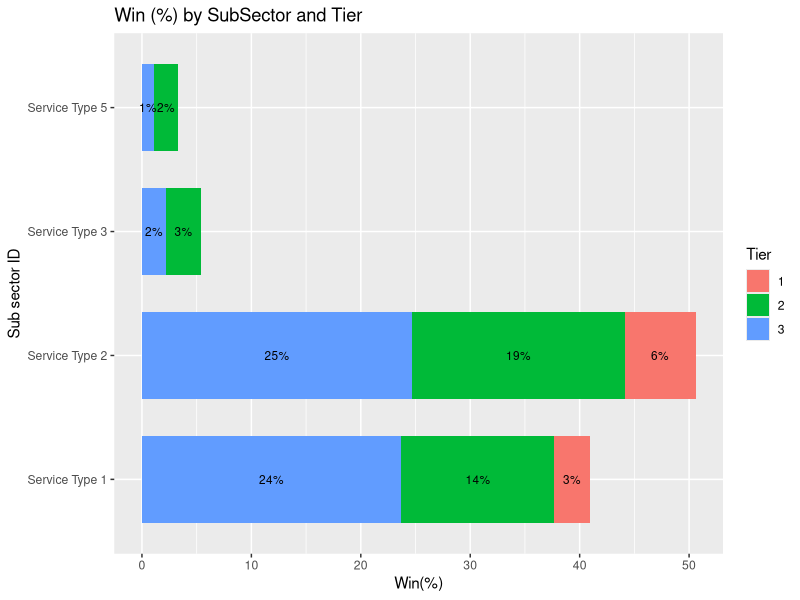
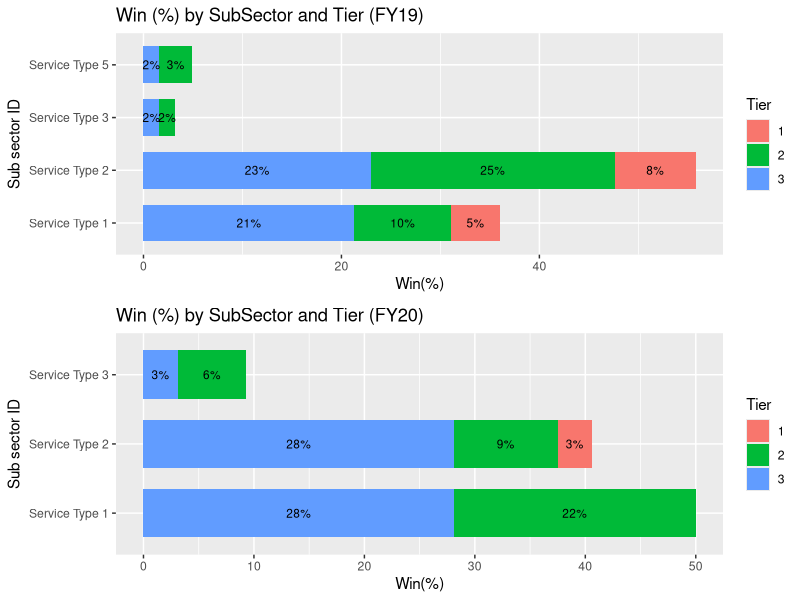
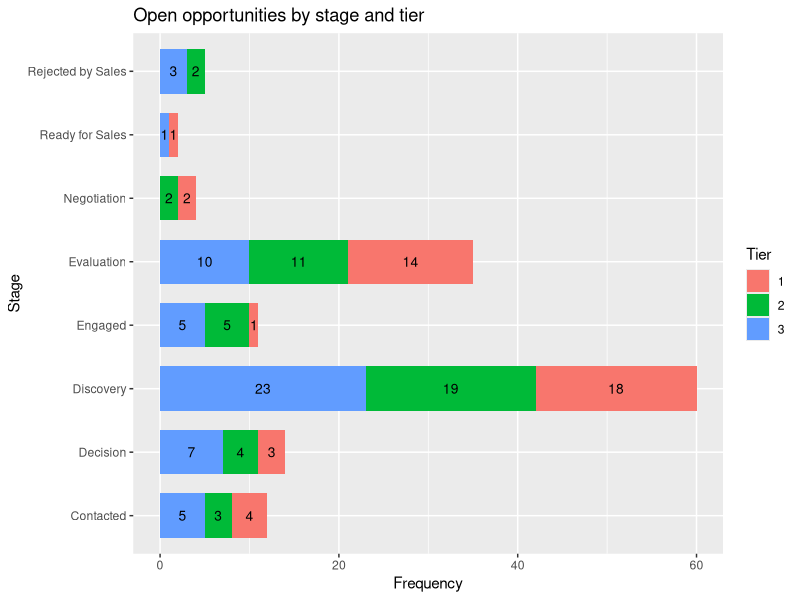
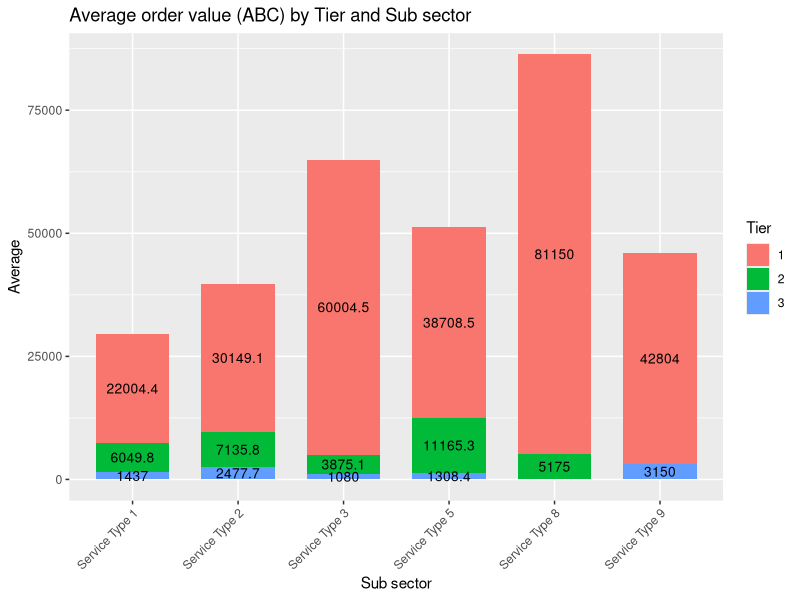
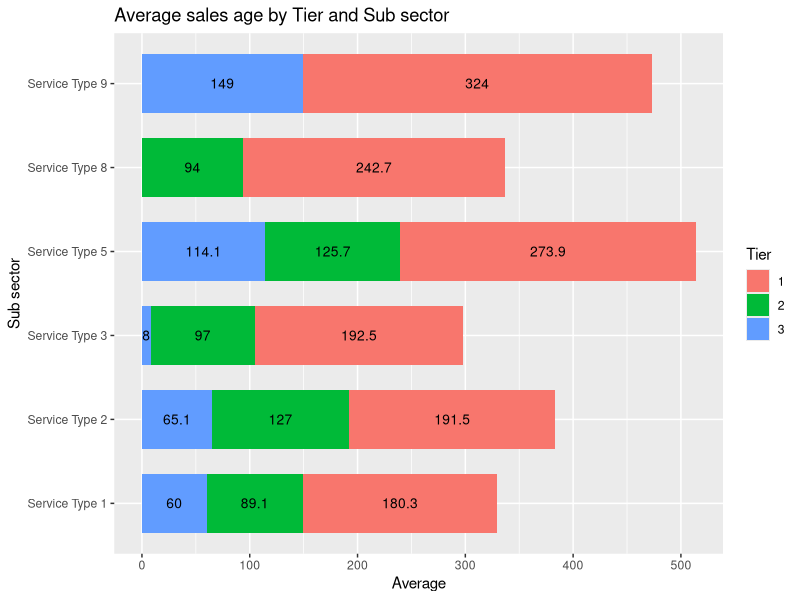
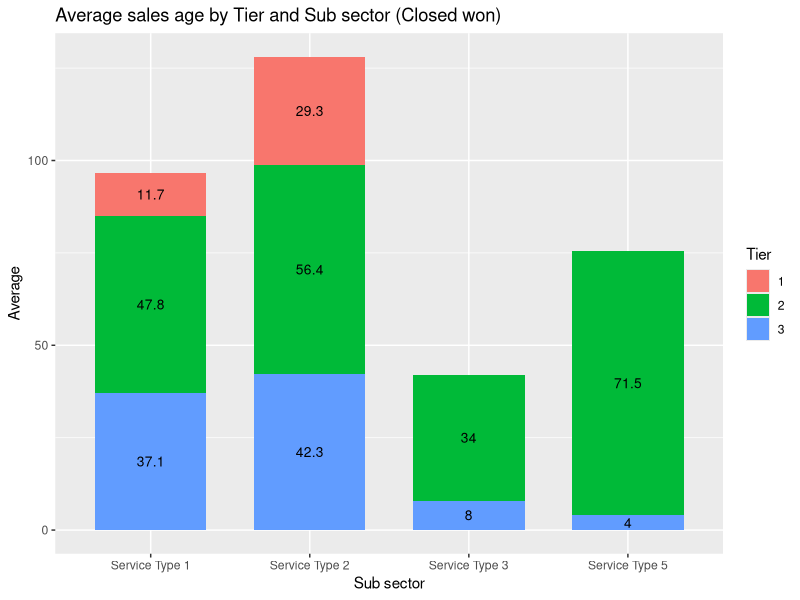
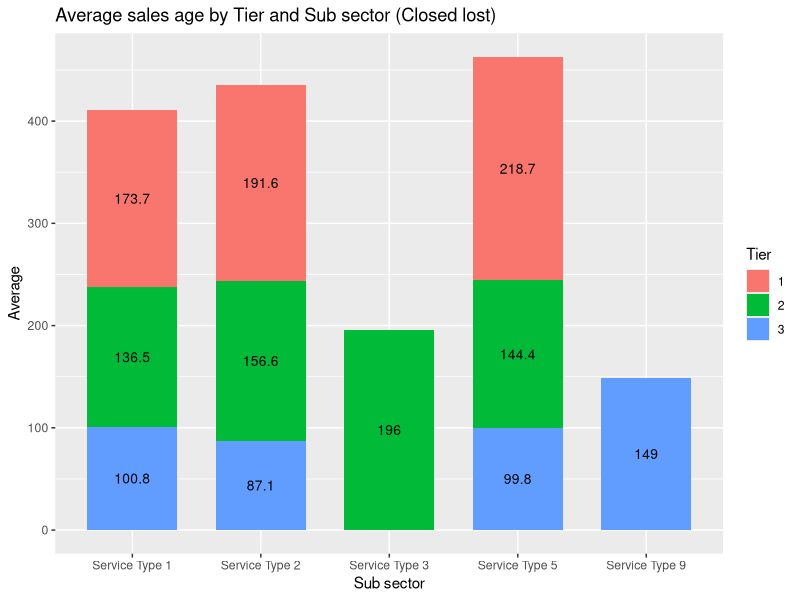
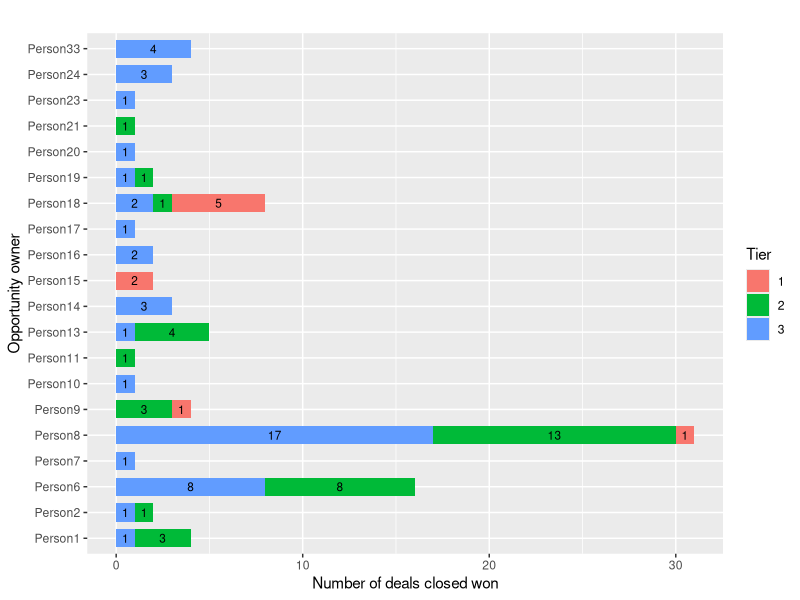

R code for these plots, in order:
## ---- chunk 1
knitr::opts_chunk$set(echo = FALSE)
knitr::opts_chunk$set(message = FALSE)
knitr::opts_chunk$set(warning = FALSE)

## ---- chunk 2

#### Reading the data:

library(readr)
library(plyr)
library(ggplot2)
library(ggpubr)

dat <- read_csv("Data.csv")



################################################
################## Q1: #########################
################################################
dat0 <- dat[dat$Stage == 'Closed Won',]


q1 <- with(dat0, ftable(dat0$`Sub Sector ID`,dat0$`Account Tier`))
q1 <- as.data.frame(q1)
colnames(q1) <- c("SubSector","Tier","Freq")
q1$win_percentage <- round((q1$Freq/sum(q1$Freq)*100),1)
q1$label = paste0(sprintf("%.0f", q1$win_percentage), "%")

q1[q1 == 0] <- NA


plot0 <- ggplot(q1, aes(x = factor(SubSector), y = win_percentage, fill = Tier)) +
          geom_bar(position = position_stack(), stat = "identity", width = .7) +
          geom_text(aes(label = label), position = position_stack(vjust = 0.5), size = 3)+
          coord_flip()


plot0 <- plot0 + labs(title = "Win (%) by SubSector and Tier",
                         y="Win(%)", x = "Sub sector ID")





## Subsetting:
dat1 <- dat[dat$Stage == 'Closed Won' & dat$FY == "FY19",]


q1 <- with(dat1, ftable(dat1$`Sub Sector ID`,dat1$`Account Tier`))
q1 <- as.data.frame(q1)
colnames(q1) <- c("SubSector","Tier","Freq")
q1$win_percentage <- round((q1$Freq/sum(q1$Freq)*100),1)
q1$label = paste0(sprintf("%.0f", q1$win_percentage), "%")

q1[q1 == 0] <- NA


plot1 <- ggplot(q1, aes(x = factor(SubSector), y = win_percentage, fill = Tier)) +
          geom_bar(position = position_stack(), stat = "identity", width = .7) +
          geom_text(aes(label = label), position = position_stack(vjust = 0.5), size = 3)+
          coord_flip()


plot1 <- plot1 + labs(title = "Win (%) by SubSector and Tier (FY19)",
                         y="Win(%)", x = "Sub sector ID")

##########################################################################
dat1 <- dat[dat$Stage == 'Closed Won' & dat$FY == "FY20",]


q1 <- with(dat1, ftable(dat1$`Sub Sector ID`,dat1$`Account Tier`))
q1 <- as.data.frame(q1)
colnames(q1) <- c("SubSector","Tier","Freq")
q1$win_percentage <- round((q1$Freq/sum(q1$Freq)*100),1)
q1$label = paste0(sprintf("%.0f", q1$win_percentage), "%")

q1[q1 == 0] <- NA


plot2 <- ggplot(q1, aes(x = factor(SubSector), y = win_percentage, fill = Tier)) +
  geom_bar(position = position_stack(), stat = "identity", width = .7) +
  geom_text(aes(label = label), position = position_stack(vjust = 0.5), size = 3)+
  coord_flip()


plot2 <- plot2 + labs(title = "Win (%) by SubSector and Tier (FY20)",
             y="Win(%)", x = "Sub sector ID")


plot0

library("ggpubr")
figure <- ggarrange(plot1,plot2,ncol = 1, nrow = 2)
figure

## ---- chunk 3
#How many opportunities are open (i.e. not closed lost or closed won) by stage and tier..
#e.g. we have x number of opportunities open at stage y for Tier 1



dat2 <- droplevels(dat[!dat$Stage == "Closed Lost",])
dat2 <- droplevels(dat2[!dat2$Stage == "Closed Won",])




q2 <- with(dat2, ftable(dat2$Stage,dat2$`Account Tier`))
q2 <- as.data.frame(q2)
colnames(q2) <- c("Stage","Tier","Freq")
q2[q2 == 0] <- NA
#q1$win_percentage <- round((q1$Freq/sum(q1$Freq)*100),1)
#q2$label = paste0(sprintf("%.0f", q1$win_percentage), "%")

plot3 <- ggplot(q2, aes(x = factor(Stage), y = Freq, fill = Tier)) +
  geom_bar(position = position_stack(), stat = "identity", width = .7) +
  geom_text(aes(label = Freq), position = position_stack(vjust = 0.5), size = 3.5)+
  coord_flip()

plot3 <- plot3 + labs(title = "Open opportunities by stage and tier",
                      y="Frequency", x = "Stage")
plot3

## ---- chunk 4
################################################
################## Q3: #########################
################################################

# What is the average order value (ABC) by Tier and Sub sector

q3 <- aggregate(dat$`ABC Amount`,by=list(dat$`Account Tier`,dat$`Sub Sector ID`),FUN=mean,na.rm=TRUE)
colnames(q3) <- c("Tier","SubSector","AverageOrder")
q3$Tier <- as.factor(q3$Tier)
plot4 <- ggplot(q3, aes(x = factor(SubSector), y = AverageOrder, fill = Tier)) +
  geom_bar(position = position_stack(), stat = "identity", width = .7) +
  geom_text(aes(label = round(AverageOrder,1)), position = position_stack(vjust = 0.5), size = 3.5)+theme(axis.text.x = element_text(angle = 45, hjust = 1))

plot4 <- plot4 + labs(title = "Average order value (ABC) by Tier and Sub sector",
                      y="Average", x = "Sub sector")
plot4


## ---- chunk 5
################################################
################## Q4: #########################
################################################


#What is average sales age by tier and sub sector

q3 <- aggregate(dat$`Sales Age`,by=list(dat$`Account Tier`,dat$`Sub Sector ID`),FUN=mean, na.rm=TRUE)
colnames(q3) <- c("Tier","SubSector","SalesAge")
q3$Tier <- as.factor(q3$Tier)
plot5 <- ggplot(q3, aes(x = factor(SubSector), y = SalesAge, fill = Tier)) +
  geom_bar(position = position_stack(), stat = "identity", width = .7) +
  geom_text(aes(label = round(SalesAge,1)), position = position_stack(vjust = 0.5), size = 3.5)+
  coord_flip()

plot5 <- plot5 + labs(title = "Average sales age by Tier and Sub sector",
                      y="Average", x = "Sub sector")
plot5


## ---- chunk 6

################################################
################## Q5: #########################
################################################

# For deals that have closed won what is the average sales age by tier and subsector

dat5 <- dat[dat$Stage == "Closed Won",]
q3 <- aggregate(dat5$`Sales Age`,by=list(dat5$`Account Tier`,dat5$`Sub Sector ID`),FUN=mean, na.rm=TRUE)
colnames(q3) <- c("Tier","SubSector","SalesAge")
q3$Tier <- as.factor(q3$Tier)
plot5 <- ggplot(q3, aes(x = factor(SubSector), y = SalesAge, fill = Tier)) +
  geom_bar(position = position_stack(), stat = "identity", width = .7) +
  geom_text(aes(label = round(SalesAge,1)), position = position_stack(vjust = 0.5), size = 3.5)

plot5 <- plot5 + labs(title = "Average sales age by Tier and Sub sector (Closed won)",
                      y="Average", x = "Sub sector")
plot5

# For deals that have closed lost what is the average sales age by tier and subsector
dat6 <- dat[dat$Stage == "Closed Lost",]
q3 <- aggregate(dat6$`Sales Age`,by=list(dat6$`Account Tier`,dat6$`Sub Sector ID`),FUN=mean, na.rm=TRUE)
colnames(q3) <- c("Tier","SubSector","SalesAge")
q3$Tier <- as.factor(q3$Tier)
plot5 <- ggplot(q3, aes(x = factor(SubSector), y = SalesAge, fill = Tier)) +
  geom_bar(position = position_stack(), stat = "identity", width = .7) +
  geom_text(aes(label = round(SalesAge,1)), position = position_stack(vjust = 0.5), size = 3.5)

plot5 <- plot5 + labs(title = "Average sales age by Tier and Sub sector (Closed lost)",
                      y="Average", x = "Sub sector")
plot5
## ---- chunk 7

################################################
################## Q6: #########################
################################################

##################### Number of deals closed by tier by opportunity owner #########################

## Subsetting:
dat6 <- dat[dat$Stage == 'Closed Won',]


q1 <- with(dat6, ftable(dat6$`Opportunity Owner ID`,dat6$`Account Tier`))
q1 <- as.data.frame(q1)
colnames(q1) <- c("OpportunityOwner","Tier","Freq")
q1[q1 == 0] <- NA

q1$OpportunityOwner <- factor (q1$OpportunityOwner,
                        levels = c("Person1","Person2","Person6","Person7","Person8","Person9","Person10","Person11","Person13","Person14","Person15","Person16","Person17",
                                   "Person18","Person19","Person20", "Person21", "Person23", "Person24", "Person33"),ordered = TRUE)


plot6a <- ggplot(q1, aes(x = factor(OpportunityOwner), y = Freq, fill = Tier)) +
  geom_bar(position = position_stack(), stat = "identity", width = .7) +
  geom_text(aes(label = Freq), position = position_stack(vjust = 0.5), size = 3)+
  coord_flip()

plot6a <- plot6a + labs(title = "",
                      y="Number of deals closed won", x = "Opportunity owner")
plot6a



#########

dat6 <- dat[dat$Stage == "Closed Lost",]


q1 <- with(dat6, ftable(dat6$`Opportunity Owner ID`,dat6$`Account Tier`))
q1 <- as.data.frame(q1)
colnames(q1) <- c("OpportunityOwner","Tier","Freq")
q1[q1 == 0] <- NA

#nlevels(q1$OpportunityOwner)
q1$OpportunityOwner <- factor (q1$OpportunityOwner, levels = c("Person1","Person2","Person3","Person5","Person6","Person7","Person8","Person9","Person12","Person13","Person14",
                                          "Person16","Person17","Person19","Person21","Person22","Person23","Person24","Person30",
                                          "Person31","Person32","Person33","Person34","Person35","Person36"),ordered = TRUE)


plot6b <- ggplot(q1, aes(x = factor(OpportunityOwner), y = Freq, fill = Tier)) +
  geom_bar(position = position_stack(), stat = "identity", width = .7) +
  geom_text(aes(label = Freq), position = position_stack(vjust = 0.5), size = 3)+
  coord_flip()

plot6b <- plot6b + labs(title = "",
                        y="Number of deals closed lost", x = "Opportunity owner")
plot6b


# library("ggpubr")
# figure6 <- ggarrange(plot6a,plot6b,ncol = 1, nrow = 2)
# figure6 + labs(title = "Number of deals closed by tier by opportunity owner")


############### Total value (ABC) of deals closed by opportunity owner##################

dat6 <- dat[(dat$Stage %in% c("Closed Lost","Closed Won")),]
q6 <- aggregate(dat6$`ABC Amount`,by=list(dat6$Stage,dat6$`Opportunity Owner ID`),FUN=sum, na.rm=TRUE)

colnames(q6) <- c("Stage (closed)","Opportunity Owner","Total Value(ABC)")
# library(xtable)
# xtable(q6)
# q6$`Opportunity Owner` <- factor (q6$`Opportunity Owner`,levels =c("Person1","Person2","Person3","Person5","Person6","Person7","Person8","Person9","Person10","Person11","Person12","Person13","Person14","Person15",                    "Person16","Person17","Person19","Person20","Person21","Person22","Person23","Person24","Person30",                                       "Person31","Person32","Person33","Person34","Person35","Person36"),ordered = TRUE)

## ---- chunk 8
ndat <- dat
colnames(ndat)[4]<-"Amount"
colnames(ndat)[7]<-"Age"

ggscatter(ndat, x = "Age" , y = "Amount", 
          add = "reg.line", conf.int = TRUE, 
          cor.coef = TRUE, cor.method = "pearson",
          xlab = "Sales age", ylab = "Order value (ABC)")

## ---- chunk 9
# Deals won by campaign:
clw <- dat[dat$Stage == "Closed Won",]
wbc <- table(clw$`Campaign source`)

wbc <- as.data.frame(wbc)
colnames(wbc) <- c("Campaign source","Number of won deals")
library(xtable)
#xtable(wbc)


# Deals lost by campaign:
cll <- dat[dat$Stage == "Closed Lost",]
lbc <- table(cll$`Campaign source`)

lbc <- as.data.frame(lbc)
colnames(lbc) <- c("Campaign source","Number of lost deals")
library(xtable)
#xtable(lbc)

# Average sales age by campaign:

q9 <- aggregate(dat$`Sales Age`,by=list(dat$`Campaign source`),FUN=mean, na.rm=TRUE)

colnames(q9) <- c("Campaign source","Average sales age")
library(xtable)
#xtable(q9)



# Number of deals by sub sector and campaign?

q10 <- with(dat, ftable(dat$`Campaign source`,dat$`Sub Sector ID`))
q10 <- as.data.frame(q10)
colnames(q10) <- c("Campaign source","Sub Sector","Freq")
#q1$win_percentage <- round((q1$Freq/sum(q1$Freq)*100),1)
#q1$label = paste0(sprintf("%.0f", q1$win_percentage), "%")

q10[q10 == 0] <- NA

plot10 <- ggplot(q10, aes(x = factor(q10$`Campaign source`), y = Freq, fill = `Sub Sector`)) +
          geom_bar(position = position_stack(), stat = "identity", width = .7) +
          geom_text(aes(label = Freq), position = position_stack(vjust = 0.5), size = 3)+
          coord_flip()


plot10 <- plot10 + labs(title = "Number of deals by sub sector and campaign",
                         y="Number of deals", x = "Campaign source")

plot10

# which campaigns are we having the most success and is there a correlation to campaign?


total_deal <- table(dat$`Campaign source`)
q11 <- as.data.frame(total_deal)
colnames(q11) <- c("Campaign source","Total deal")

total_won_deal <- table(dat[dat$Stage == "Closed Won",]$`Campaign source`)
q12 <- as.data.frame(total_won_deal)
colnames(q12) <- c("Campaign source","Won deal")

m9 <- merge(q11,q12)
m9$winning_percentage <- (m9$`Won deal`/m9$`Total deal`)*100

m9$label = paste0(sprintf("%.0f", m9$winning_percentage), "%")

m9[m9 == 0] <- NA

plot11 <- ggplot(m9, aes(x = factor(`Campaign source`), y = winning_percentage)) +
          geom_bar(position = position_stack(), stat = "identity", width = .7) +
          geom_text(aes(label = label), position = position_stack(vjust = 0.5), size = 3)+
          coord_flip()

plot11 <- plot11 + labs(title = "Deals wining percentage by campaign",
                         y="Wining %", x = "Campaign source")

plot11

